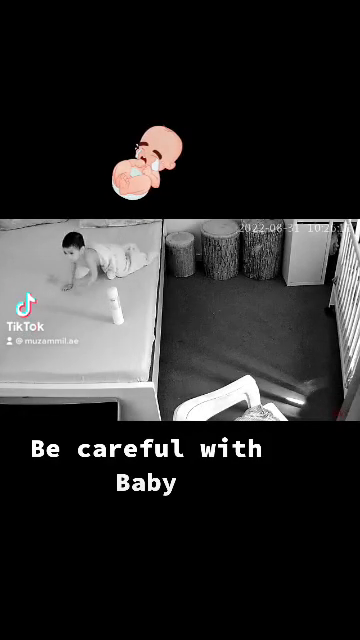
#> input picture frame 79 of videoplayback.mp4, 360 x 640 px, given in place of Media1.mp4, which was not available
$ python main.py
#> lines starting #> are read from the running program, lines starting #| are printed output that depends on the picture; after the words box and inside, x2 and y2 are one past the last pixel; in counts of white or black regions, pixels touching at a corner belong together; pictures that were not available may be replaced by others from this repository, and a replacement may not be noted
#> further down, frame is the input picture: shape (640, 360, 3); mean B, G, R 43, 43.2, 43.8
import cv2
import numpy as np
from imutils.object_detection import non_max_suppression


## Histogram of Oriented Gradients Detector
HOGCV = cv2.HOGDescriptor()
HOGCV.setSVMDetector(cv2.HOGDescriptor_getDefaultPeopleDetector())

def Detector(frame):
    ## USing Sliding window concept
    rects, weights = HOGCV.detectMultiScale(frame, winStride=(4, 4), padding=(8, 8), scale=1.03)
#> rects = [[0, 298, 84, 191]]; weights = [0.531]
    rects = np.array([[x, y, x + w, y + h] for (x, y, w, h) in rects])
#> rects = [[0, 298, 84, 489]]
    pick = non_max_suppression(rects, probs=None, overlapThresh=0.65)
#> pick = [[0, 298, 84, 489]]
    c = 1
    for x, y, w, h in pick:
        cv2.rectangle(frame, (x, y), (w, h), (139, 34, 104), 2)
        cv2.rectangle(frame, (x, y - 20), (w,y), (139, 34, 104), -1)
        cv2.putText(frame, f'P{c}', (x, y), cv2.FONT_HERSHEY_SIMPLEX, 0.6, (255, 255, 255), 2)
        c += 1
#> this loop made 1 pass
#> (x, y, w, h, c) on pass 1: (0, 298, 84, 489, 2)
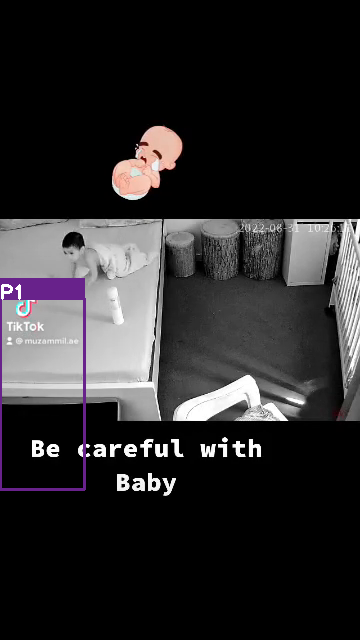
#> frame: shape (640, 360, 3); 1.33% of pixels changed, all inside (x1, y1, x2, y2) = (0, 278, 86, 491)
#> after the loop, c = 2

    cv2.putText(frame, f'Total Persons : {c - 1}', (20, 450), cv2.FONT_HERSHEY_DUPLEX, 0.8, (255, 255,255), 2)
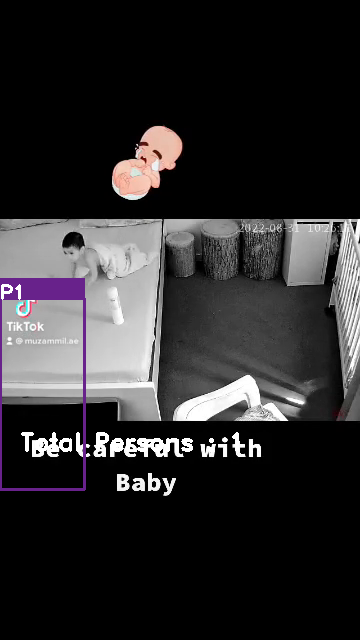
#> frame: shape (640, 360, 3); 0.6% of pixels changed, all inside (x1, y1, x2, y2) = (21, 432, 239, 452)
    cv2.imshow('output', frame)
    return frame

cap = cv2.VideoCapture('Media1.mp4')


while True:
    ret, frame = cap.read()
    # frame = cv2.resize(frame,(980,498))
    # frame = imutils.resize(frame, width=800)
    frame = Detector(frame)
    # out.write(frame)
    # cv2.resizeWindow('Car Detection System', 600, 600)
    k = cv2.waitKey(30) & 0xff
#> (key Esc is pressed here)
    if k == 27:
        break

cv2.destroyAllWindows()

$ run again, starting later in the video
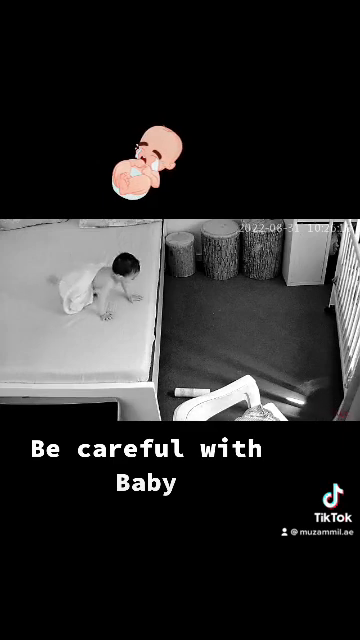
#> input picture frame 358 of videoplayback.mp4, 360 x 640 px, given in place of Media1.mp4, which was not available
#> frame is the input picture: shape (640, 360, 3); mean B, G, R 43.3, 43.5, 44.1
#> in Detector, `rects, weights = HOGCV.detectMultiScale(frame, winStride=(4, 4), paddi..`: rects = [[279, 350, 81, 175], [267, 265, 93, 186], [179, 207, 151, 302], [38, 205, 170, 340]]; weights = [0.303, 0.305, 0.246, 0.789]
#> in Detector, `rects = np.array([[x, y, x + w, y + h] for (x, y, w, h) in rects])`: rects = [[279, 350, 360, 525], [267, 265, 360, 451], [179, 207, 330, 509], [38, 205, 208, 545]]
#> pick = [[38, 205, 208, 545], [279, 350, 360, 525], [179, 207, 330, 509]]
#> the loop in Detector, `for x, y, w, h in pick:` made 3 passes
#> after the loop in Detector, `for x, y, w, h in pick:`:
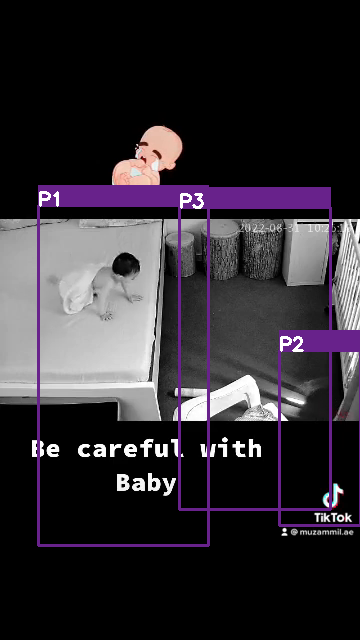
#> frame: shape (640, 360, 3); 6.05% of pixels changed, all inside (x1, y1, x2, y2) = (37, 185, 360, 547)
#> after the loop in Detector, `for x, y, w, h in pick:`: c = 4
#> in Detector, `cv2.putText(frame, f'Total Persons : {c - 1}', (20, 450), cv2.FONT_HER..`:
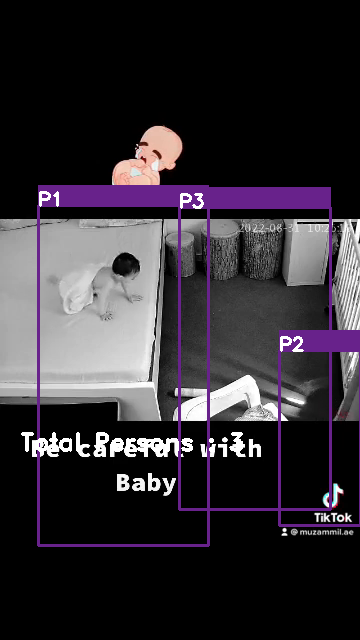
#> frame: shape (640, 360, 3); 0.63% of pixels changed, all inside (x1, y1, x2, y2) = (21, 432, 244, 452)

$ run again, starting later in the video
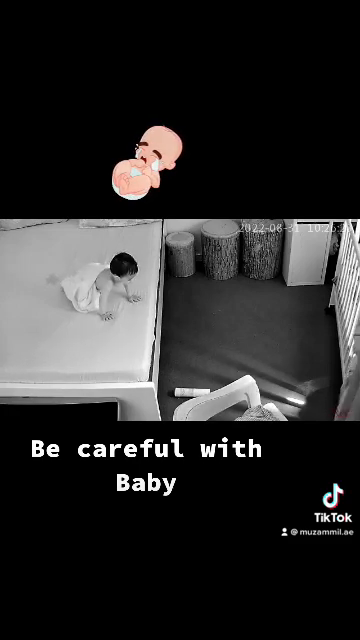
#> input picture frame 637 of videoplayback.mp4, 360 x 640 px, given in place of Media1.mp4, which was not available
#> frame is the input picture: shape (640, 360, 3); mean B, G, R 42.5, 42.7, 43.4
#> in Detector, `rects, weights = HOGCV.detectMultiScale(frame, winStride=(4, 4), paddi..`: rects = [[179, 207, 151, 302], [37, 206, 169, 337]]; weights = [0.316, 0.466]
#> in Detector, `rects = np.array([[x, y, x + w, y + h] for (x, y, w, h) in rects])`: rects = [[179, 207, 330, 509], [37, 206, 206, 543]]
#> pick = [[37, 206, 206, 543], [179, 207, 330, 509]]
#> the loop in Detector, `for x, y, w, h in pick:` made 2 passes
#> (x, y, w, h, c) on passes 1 to 2: (37, 206, 206, 543, 2), (179, 207, 330, 509, 3)
#> after the loop in Detector, `for x, y, w, h in pick:`:
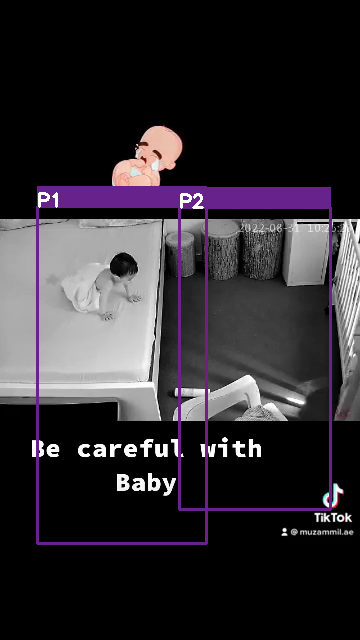
#> frame: shape (640, 360, 3); 4.89% of pixels changed, all inside (x1, y1, x2, y2) = (36, 186, 332, 545)
#> after the loop in Detector, `for x, y, w, h in pick:`: c = 3
#> in Detector, `cv2.putText(frame, f'Total Persons : {c - 1}', (20, 450), cv2.FONT_HER..`:
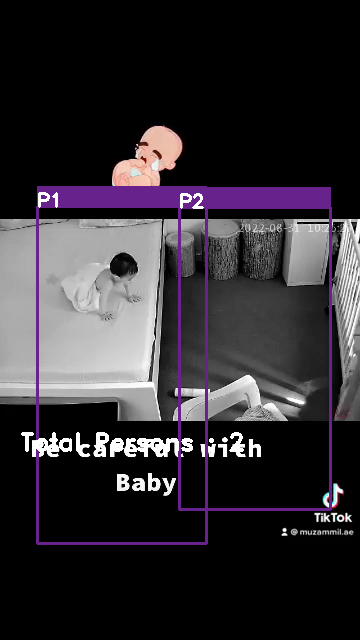
#> frame: shape (640, 360, 3); 0.63% of pixels changed, all inside (x1, y1, x2, y2) = (21, 432, 244, 452)
